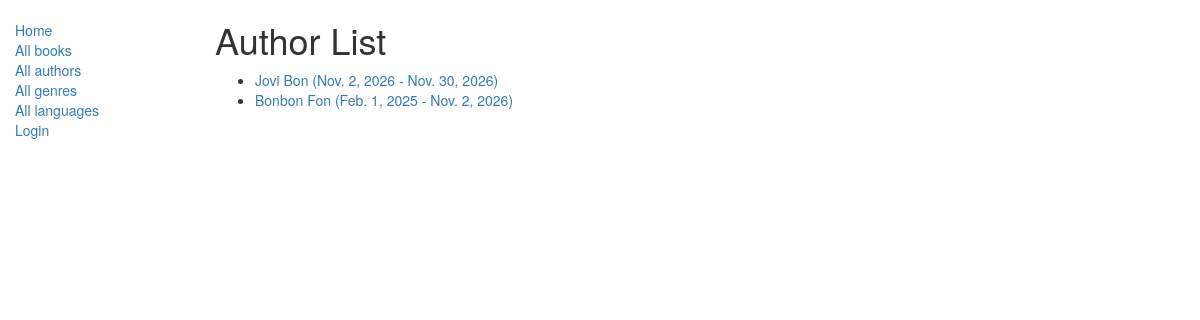
Screenshot of /catalog/authors/ with the database file from the repository.
### catalog/models.py (models this page shows, shortened)
class Author(models.Model):
    first_name = models.CharField(max_length=100)
    last_name = models.CharField(max_length=100)
    date_of_birth = models.DateField(null=True, blank=True)
    date_of_death = models.DateField('Died', null=True, blank=True)
    def get_absolute_url(self):
        return reverse('author_detail', args=[str(self.id)])

### catalog/views.py (the view)
class AuthorListView(generic.ListView):
    model = Author
    paginate_by = 10
    template_name = 'authors/author_list.html'
    def get_queryset(self):
        return Author.objects.all()[:5]

### catalog/templates/authors/author_list.html
{% extends "base_generic.html" %}
{% block content %}
    <h1>Author List</h1>
    {% if author_list %}
    <ul>
      {% for author in author_list %}
      <li>
        <a href="{{ author.get_absolute_url }}">{{ author.last_name }} {{ author.first_name }} ({{ author.date_of_birth }} - {{ author.date_of_death }})</a>
      </li>
      {% endfor %}
    </ul>
    {% else %}
      <p>There are no authors in the library.</p>
    {% endif %}
{% endblock %}

### rows the page displays
Author: last_name "Jovi", first_name "Bon", date_of_birth "Nov. 2, 2026", date_of_death "Nov. 30, 2026"
Author: last_name "Bonbon", first_name "Fon", date_of_birth "Feb. 1, 2025", date_of_death "Nov. 2, 2026"
